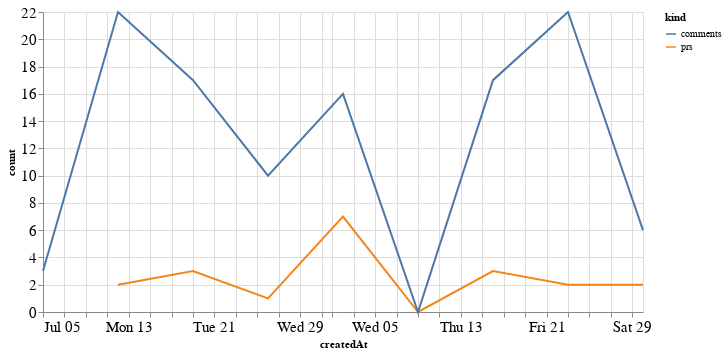

Notebook source saved alongside this figure:
### Code cell
alt.Chart(total_time, width=600).mark_line().encode(
    x='createdAt',
    y='count',
    color='kind'
)

### Figure 1 — Vega-Lite specification as saved in the notebook (floating-point values rounded to 4 significant figures)
{"config": {"axisLeft": {"labelFontSize": 15}, "axisBottom": {"labelFontSize": 15}}, "data": {"name": "data-7d0c057c411c6c0f89fb52e5042af763"}, "mark": "line", "encoding": {"color": {"type": "nominal", "field": "kind"}, "x": {"type": "temporal", "field": "createdAt"}, "y": {"type": "quantitative", "field": "count"}}, "width": 600, "$schema": "https://vega.github.io/schema/vega-lite/v4.8.1.json", "datasets": {"data-7d0c057c411c6c0f89fb52e5042af763": [{"createdAt": "2020-07-12T00:00:00", "kind": "prs", "count": 2.0}, {"createdAt": "2020-07-19T00:00:00", "kind": "prs", "count": 3.0}, {"createdAt": "2020-07-26T00:00:00", "kind": "prs", "count": 1.0}, {"createdAt": "2020-08-02T00:00:00", "kind": "prs", "count": 7.0}, {"createdAt": "2020-08-09T00:00:00", "kind": "prs", "count": 0.0}, {"createdAt": "2020-08-16T00:00:00", "kind": "prs", "count": 3.0}, {"createdAt": "2020-08-23T00:00:00", "kind": "prs", "count": 2.0}, {"createdAt": "2020-08-30T00:00:00", "kind": "prs", "count": 2.0}, {"createdAt": "2020-07-05T00:00:00", "kind": "prs", "count": null}, {"createdAt": "2020-07-12T00:00:00", "kind": "comments", "count": 22.0}, {"createdAt": "2020-07-19T00:00:00", "kind": "comments", "count": 17.0}, {"createdAt": "2020-07-26T00:00:00", "kind": "comments", "count": 10.0}, {"createdAt": "2020-08-02T00:00:00", "kind": "comments", "count": 16.0}, {"createdAt": "2020-08-09T00:00:00", "kind": "comments", "count": 0.0}, {"createdAt": "2020-08-16T00:00:00", "kind": "comments", "count": 17.0}, {"createdAt": "2020-08-23T00:00:00", "kind": "comments", "count": 22.0}, {"createdAt": "2020-08-30T00:00:00", "kind": "comments", "count": 6.0}, {"createdAt": "2020-07-05T00:00:00", "kind": "comments", "count": 3.0}]}}
